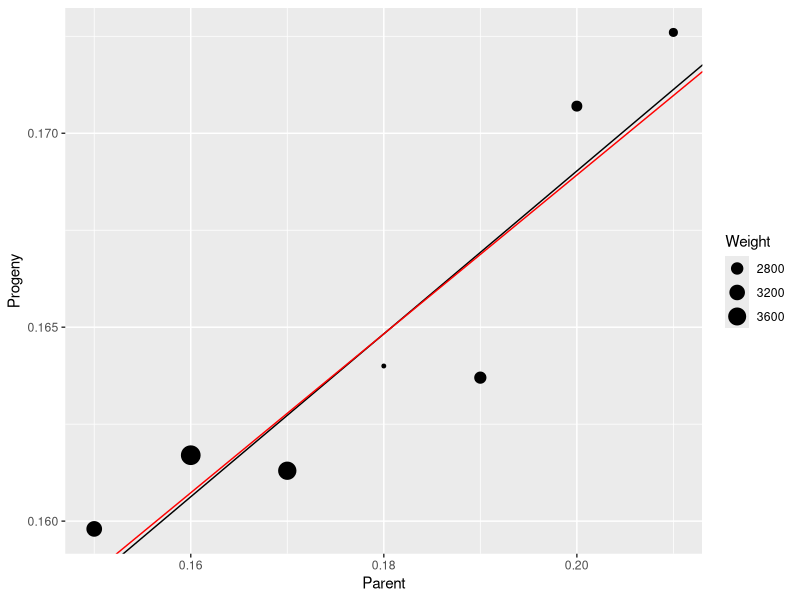
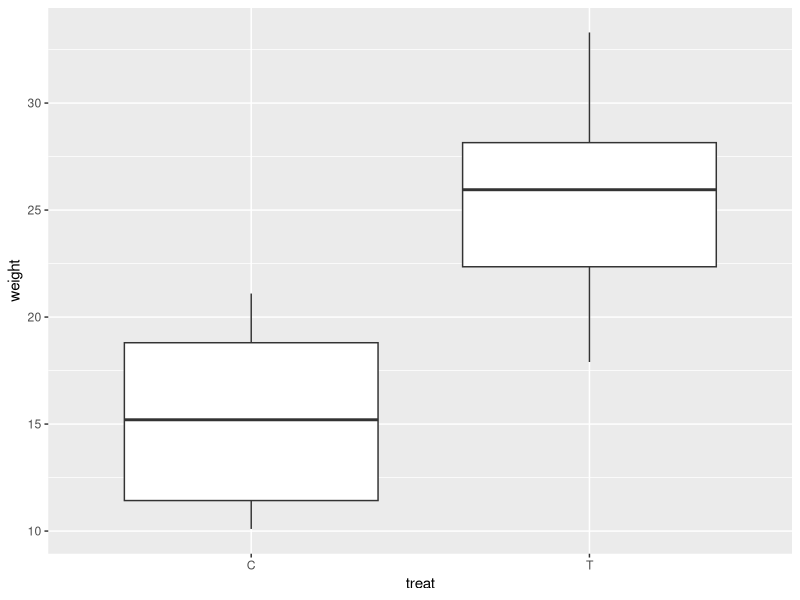
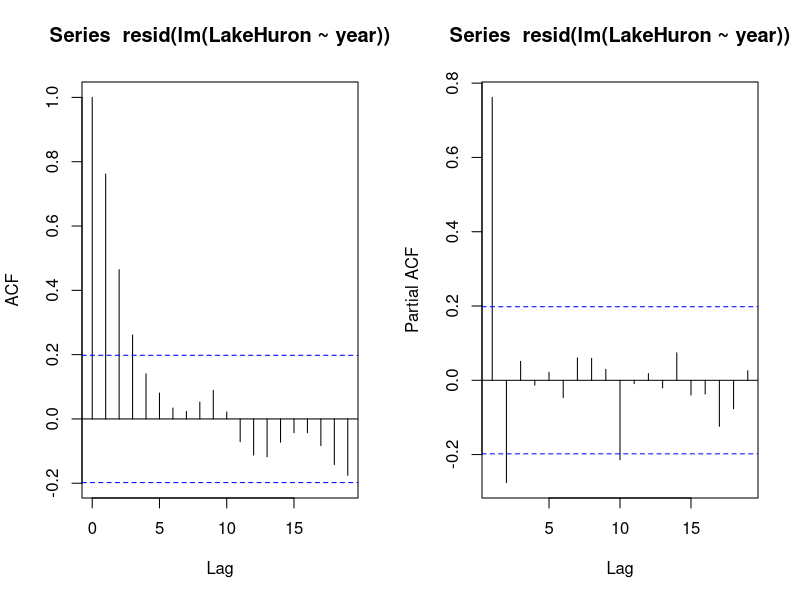
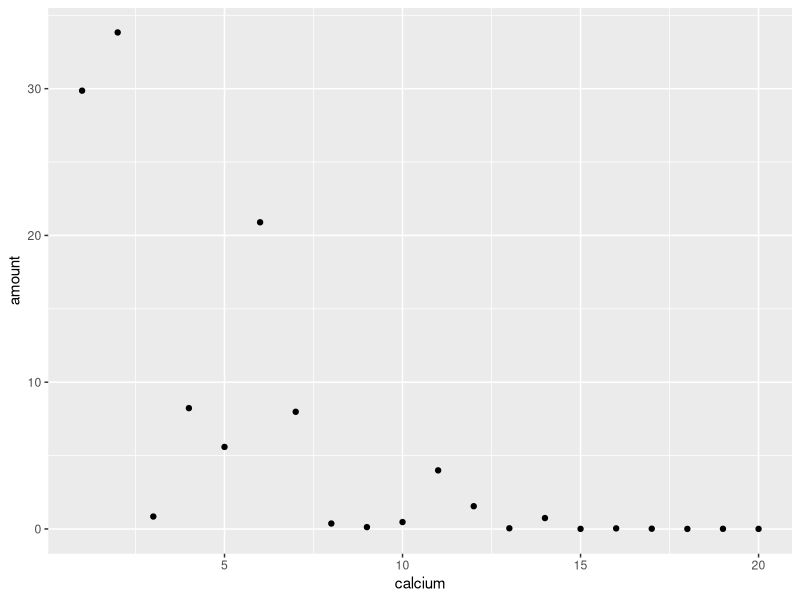
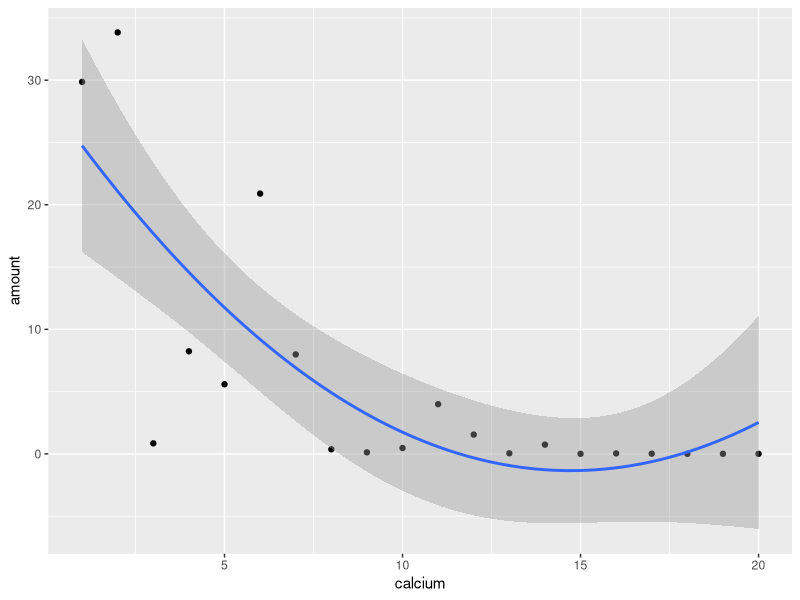
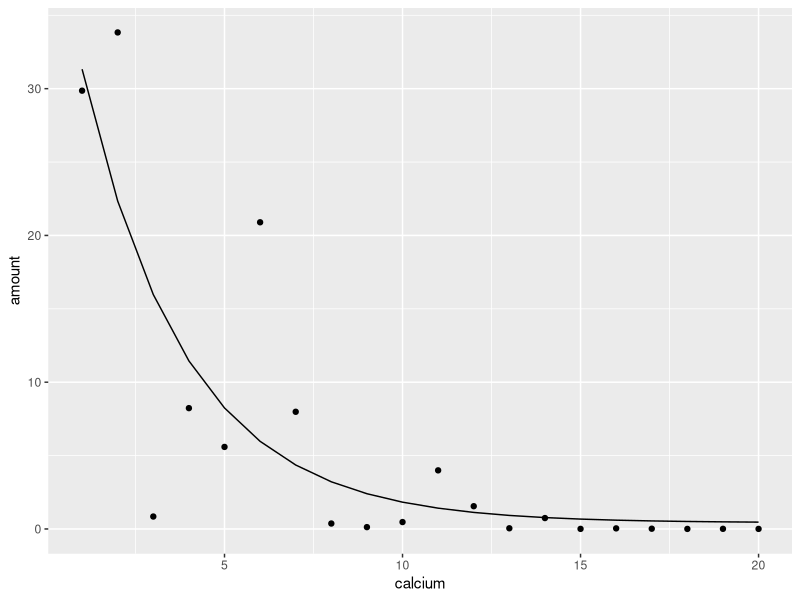

Source code (R) for these figures, in order:
## ---- chunk 1
knitr::opts_chunk$set(echo = TRUE)
library(ggplot2)
library(nlme)
## ---- chunk 2
diag(4)
## ---- chunk 3
peas <- read.table(header = TRUE, text = "
Parent	Progeny	SD
0.21	0.1726	0.01988
0.2	0.1707	0.01938
0.19	0.1637	0.01896
0.18	0.164	0.02037
0.17	0.1613	0.01654
0.16	0.1617	0.01594
0.15	0.1598	0.01763
")
knitr::kable(peas)
## ---- chunk 4
mod <- lm(Progeny ~ Parent, data = peas)
summary(mod)$coef
wmod <- lm(Progeny ~ Parent, data = peas, weights = 1 / SD ^ 2)
summary(wmod)$coef
## ---- chunk 5
ggplot(peas, aes(x = Parent, y = Progeny, size = 1 / SD ^ 2)) + 
  geom_point() +
  geom_abline(intercept = coef(mod)[1], slope = coef(mod)[2], col = "black") +
  geom_abline(intercept = coef(wmod)[1], slope = coef(wmod)[2], col = "red") +
  labs(size = "Weight")
## ---- chunk 6
bird1 <- read.csv("data/bird1.csv")
## ---- chunk 7
ggplot(bird1, aes(x = treat, y = weight)) +
  geom_boxplot()
with(bird1, tapply(weight, treat, var))
## ---- chunk 8
library(nlme)
fit_gls <- gls(weight ~ treat, data = bird1, weights = varIdent(form = ~ +1|treat))
summary(fit_gls)
## ---- chunk 9
fit_0 <- gls(weight ~ treat, data = bird1)
anova(fit_0, fit_gls)
## ---- chunk 10
year <- time(LakeHuron)
par(mfrow = c(1, 2))
acf(resid(lm(LakeHuron ~ year)))
pacf(resid(lm(LakeHuron ~ year)))
par(mfrow = c(1, 1))
## ---- chunk 11
mod_ar1 <- gls(LakeHuron ~ year, corr=corAR1())
summary(mod_ar1)
## ---- chunk 12
amount <- read.csv("data/amount.csv")
ggplot(amount, aes(x = calcium, y = amount)) +
  geom_point()
## ---- chunk 13
ggplot(amount, aes(x = calcium, y = amount)) +
  geom_point() +
  geom_smooth(method = "lm", formula = y ~ x + I(x^2))
## ---- chunk 14
library(nlme)
fit.nls<-nls(amount ~ b0 + b1 * exp(b2 * calcium), data = amount, 
             start=c(b0=0,b1=20,b2=-1))
summary(fit.nls)
## ---- chunk 15
ggplot(cbind(amount, fit = fitted(fit.nls)), aes(x = calcium, y = amount)) +
  geom_point() +
  geom_line(aes(y = fit))
